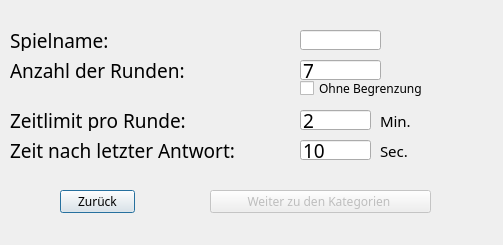
<?xml version="1.0" encoding="UTF-8"?>
<ui version="4.0">
 <class>HostSpielEinstellungen</class>
 <widget class="QDialog" name="HostSpielEinstellungen">
  <property name="geometry">
   <rect>
    <x>0</x>
    <y>0</y>
    <width>503</width>
    <height>245</height>
   </rect>
  </property>
  <property name="windowTitle">
   <string>Spieler Einstellungen</string>
  </property>
  <widget class="QLabel" name="label">
   <property name="geometry">
    <rect>
     <x>10</x>
     <y>60</y>
     <width>271</width>
     <height>21</height>
    </rect>
   </property>
   <property name="font">
    <font>
     <family>Copperplate Gothic Light</family>
     <pointsize>14</pointsize>
     <weight>50</weight>
     <bold>false</bold>
    </font>
   </property>
   <property name="text">
    <string>Anzahl der Runden:</string>
   </property>
  </widget>
  <widget class="QLabel" name="label_3">
   <property name="geometry">
    <rect>
     <x>10</x>
     <y>110</y>
     <width>211</width>
     <height>21</height>
    </rect>
   </property>
   <property name="font">
    <font>
     <family>Copperplate Gothic Light</family>
     <pointsize>14</pointsize>
     <weight>50</weight>
     <bold>false</bold>
    </font>
   </property>
   <property name="text">
    <string>Zeitlimit pro Runde:</string>
   </property>
  </widget>
  <widget class="QLabel" name="label_4">
   <property name="geometry">
    <rect>
     <x>10</x>
     <y>140</y>
     <width>291</width>
     <height>21</height>
    </rect>
   </property>
   <property name="font">
    <font>
     <family>Copperplate Gothic Light</family>
     <pointsize>14</pointsize>
     <weight>50</weight>
     <bold>false</bold>
    </font>
   </property>
   <property name="text">
    <string>Zeit nach letzter Antwort:</string>
   </property>
  </widget>
  <widget class="QLineEdit" name="eingabeRunden">
   <property name="geometry">
    <rect>
     <x>300</x>
     <y>60</y>
     <width>81</width>
     <height>20</height>
    </rect>
   </property>
   <property name="font">
    <font>
     <family>Copperplate Gothic Light</family>
     <pointsize>14</pointsize>
    </font>
   </property>
   <property name="text">
    <string>7</string>
   </property>
  </widget>
  <widget class="QLineEdit" name="eingabeZeitlimit">
   <property name="geometry">
    <rect>
     <x>300</x>
     <y>110</y>
     <width>71</width>
     <height>20</height>
    </rect>
   </property>
   <property name="font">
    <font>
     <family>Copperplate Gothic Light</family>
     <pointsize>14</pointsize>
    </font>
   </property>
   <property name="text">
    <string>2</string>
   </property>
  </widget>
  <widget class="QLineEdit" name="EingabeZeitNachAntwort">
   <property name="geometry">
    <rect>
     <x>300</x>
     <y>140</y>
     <width>71</width>
     <height>20</height>
    </rect>
   </property>
   <property name="font">
    <font>
     <family>Copperplate Gothic Light</family>
     <pointsize>14</pointsize>
    </font>
   </property>
   <property name="text">
    <string>10</string>
   </property>
  </widget>
  <widget class="QCheckBox" name="checkBoxUnendlich">
   <property name="geometry">
    <rect>
     <x>300</x>
     <y>80</y>
     <width>141</width>
     <height>17</height>
    </rect>
   </property>
   <property name="font">
    <font>
     <family>Copperplate Gothic Light</family>
    </font>
   </property>
   <property name="text">
    <string>Ohne Begrenzung</string>
   </property>
  </widget>
  <widget class="QLabel" name="label_2">
   <property name="geometry">
    <rect>
     <x>380</x>
     <y>110</y>
     <width>271</width>
     <height>21</height>
    </rect>
   </property>
   <property name="font">
    <font>
     <family>Copperplate Gothic Light</family>
     <pointsize>11</pointsize>
     <weight>50</weight>
     <bold>false</bold>
    </font>
   </property>
   <property name="text">
    <string>Min.</string>
   </property>
  </widget>
  <widget class="QLabel" name="label_5">
   <property name="geometry">
    <rect>
     <x>380</x>
     <y>140</y>
     <width>271</width>
     <height>21</height>
    </rect>
   </property>
   <property name="font">
    <font>
     <family>Copperplate Gothic Light</family>
     <pointsize>11</pointsize>
     <weight>50</weight>
     <bold>false</bold>
    </font>
   </property>
   <property name="text">
    <string>Sec.</string>
   </property>
  </widget>
  <widget class="QPushButton" name="buttonZurueck">
   <property name="geometry">
    <rect>
     <x>60</x>
     <y>190</y>
     <width>75</width>
     <height>23</height>
    </rect>
   </property>
   <property name="font">
    <font>
     <family>Copperplate Gothic Light</family>
    </font>
   </property>
   <property name="text">
    <string>Zurück</string>
   </property>
  </widget>
  <widget class="QPushButton" name="buttonWeiter">
   <property name="enabled">
    <bool>false</bool>
   </property>
   <property name="geometry">
    <rect>
     <x>210</x>
     <y>190</y>
     <width>221</width>
     <height>23</height>
    </rect>
   </property>
   <property name="font">
    <font>
     <family>Copperplate Gothic Bold</family>
    </font>
   </property>
   <property name="text">
    <string>Weiter zu den Kategorien </string>
   </property>
  </widget>
  <widget class="QLabel" name="label_6">
   <property name="geometry">
    <rect>
     <x>10</x>
     <y>30</y>
     <width>271</width>
     <height>21</height>
    </rect>
   </property>
   <property name="font">
    <font>
     <family>Copperplate Gothic Light</family>
     <pointsize>14</pointsize>
     <weight>50</weight>
     <bold>false</bold>
    </font>
   </property>
   <property name="text">
    <string>Spielname:</string>
   </property>
  </widget>
  <widget class="QLineEdit" name="eingegebenerSpielname">
   <property name="geometry">
    <rect>
     <x>300</x>
     <y>30</y>
     <width>81</width>
     <height>20</height>
    </rect>
   </property>
   <property name="font">
    <font>
     <family>Copperplate Gothic Light</family>
     <pointsize>14</pointsize>
    </font>
   </property>
  </widget>
 </widget>
 <resources/>
 <connections/>
</ui>
